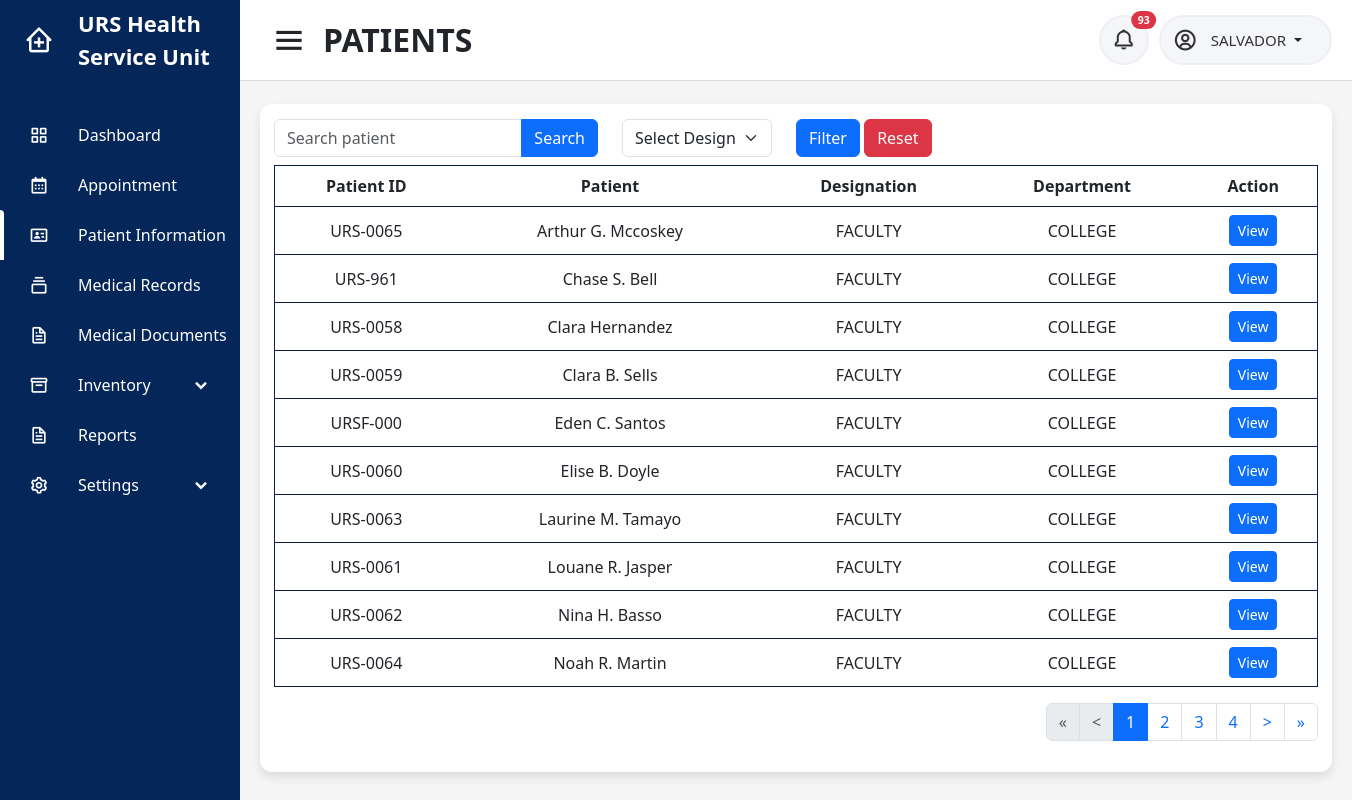
The page /users/nurse/patients.php (signed in) on the database its author committed.
### tables this page shows
CREATE TABLE `patient_info` (
  `id` int(11) NOT NULL,
  `patientid` varchar(45) NOT NULL,
  `designation` varchar(45) NOT NULL,
  `sex` varchar(45) NOT NULL,
  `birthday` date DEFAULT NULL,
  `department` varchar(45) DEFAULT NULL,
  `campus` varchar(45) NOT NULL,
  `college` varchar(45) DEFAULT NULL,
  `program` text DEFAULT NULL,
  `yearlevel` varchar(45) DEFAULT NULL,
  `section` varchar(45) DEFAULT NULL,
  `block` varchar(10) DEFAULT NULL,
  `address` text NOT NULL,
  `email` varchar(100) NOT NULL,
  `contactno` varchar(45) NOT NULL,
  `emcon_name` varchar(200) NOT NULL,
  `emcon_number` varchar(45) NOT NULL,
  `datetime_created` datetime DEFAULT NULL,
  `datetime_updated` datetime DEFAULT NULL
);

CREATE TABLE `account` (
  `accountid` varchar(45) NOT NULL,
  `password` varchar(100) NOT NULL,
  `usertype` varchar(45) NOT NULL,
  `firstname` varchar(100) NOT NULL,
  `middlename` varchar(100) DEFAULT NULL,
  `lastname` varchar(100) NOT NULL,
  `email` varchar(100) NOT NULL,
  `contactno` varchar(45) NOT NULL,
  `campus` varchar(45) NOT NULL,
  `status` varchar(45) NOT NULL,
  `datetime_created` datetime NOT NULL,
  `datetime_updated` datetime NOT NULL
);

### users/nurse/patients.php (the view, shortened to what this page needs)
<?php
include('../../connection.php');
$campus = $_SESSION['campus'];
$userid = $_SESSION['userid'];
$name = $_SESSION['username'];
if (isset($_GET['patient']) || isset($_GET['designation'])) {
    $patient = isset($_GET['patient']) ? $_GET['patient'] : '';
    $designation = isset($_GET['designation']) ? $_GET['designation'] : '';
    $whereClause = " AND ac.campus = '$campus'";
    if ($patient !== '') {
        $whereClause .= " AND (CONCAT(ac.firstname,' ', ac.lastname) LIKE '%$patient%' OR CONCAT(ac.firstname, ' ', ac.middlename,' ', ac.lastname) LIKE '%$patient%' OR patientid LIKE '%$patient%')";
    }
    if ($designation !== '') {
        $whereClause .= " AND designation = '$designation'";
    }
    $sql_count = "SELECT COUNT(*) AS total_rows FROM patient_info p INNER JOIN account ac on ac.accountid=p.patientid WHERE 1=1 $whereClause";
} else {
    $sql_count = "SELECT COUNT(*) AS total_rows FROM patient_info p INNER JOIN account ac on ac.accountid=p.patientid WHERE ac.campus = '$campus'";
}
$count_result = $conn->query($sql_count);
if ($count_result) {
    $count_row = $count_result->fetch_assoc();
    $nr_of_rows = $count_row['total_rows'];
} else {
    echo "Error: " . $conn->error;
}
$rows_per_page = 10;
$page = isset($_GET['page']) ? $_GET['page'] : 1;
$start = ($page - 1) * $rows_per_page;
$pages = ceil($nr_of_rows / $rows_per_page);
$previous = $page - 1;
$next = $page + 1;
$start_loop = $page > 2 ? $page - 2 : 1;
$end_loop = $page < $pages - 2 ? $page + 2 : $pages;
if ($pages > 4) {
    if ($page > 2 && $page < $pages - 1) {
        $end_loop = $page + 1;
    } elseif ($page == 1) {
        $start_loop = 1;
        $end_loop = 4;
    } elseif ($page == $pages) {
        $start_loop = $pages - 3;
        $end_loop = $pages;
    }
}
?>
<!DOCTYPE html>
<html lang="en" dir="ltr">
<head>
    <?php include('../../includes/header.php'); ?>
</head>
<body id="<?php echo $id ?>">
    <?php include('../../includes/sidebar.php') ?>
    <section class="home-section">
        <nav>
            <div class="sidebar-button">
                <i class='bx bx-menu sidebarBtn'></i>
                <span class="dashboard">PATIENTS</span>
            </div>
            <div class="right-nav">
                <div class="notification-button">
                    <button type="button" class="btn btn-sm position-relative" onclick="window.location.href = 'notification'">
                        <i class='bx bx-bell'></i>
                        <?php
                        $sql = "SELECT au.id, au.user, au.campus, au.activity, au.datetime, au.status, ac.firstname, ac.middlename, ac.lastname, ac.campus, i.image FROM audit_trail au INNER JOIN account ac ON ac.accountid = au.user INNER JOIN patient_image i ON i.patient_id = au.user WHERE ((au.activity LIKE '%added a walk-in schedule%' AND au.activity LIKE '%$campus%') OR (au.activity LIKE '%cancelled a walk-in schedule%' AND au.activity LIKE '%$campus%') OR au.activity LIKE 'sent%' OR au.activity LIKE 'cancelled%' OR au.activity LIKE 'uploaded medical document%' OR au.activity LIKE '%expired%') AND au.status='unread' AND au.user != '$userid' ORDER BY au.datetime DESC";
                        $result = mysqli_query($conn, $sql);
                        if ($row = mysqli_num_rows($result)) {
                        ?>
                            <span class="position-absolute top-0 start-100 translate-middle badge rounded-pill bg-danger">
                                <?= $row ?>
                            </span>
                        <?php
                        }
                        ?>
                    </button>
                </div>
                <div class="profile-details">
                    <i class='bx bx-user-circle'></i>
                    <div class="dropdown">
                        <a class="btn dropdown-toggle" href="#" role="button" data-bs-toggle="dropdown" aria-expanded="false">
                            <span class="admin_name">
                                <?php
                                echo $name ?>
                            </span>
                        </a>
                    </div>
                </div>
            </div>
        </nav>
        <div class="home-content">
            <div class="overview-boxes">
                <div class="content">
                    <div class="row">
                        <div class="row">
                            <div class="col-md-12">
                                <form action="" method="get">
                                    <div class="row">
                                        <div class="col-md-4">
                                            <div class="input-group mb-2">
                                                <input type="text" name="patient" value="<?= isset($_GET['patient']) == true ? $_GET['patient'] : '' ?>" class="form-control" placeholder="Search patient">
                                                <button type="submit" class="btn btn-primary">Search</button>
                                            </div>
                                        </div>
                                        <div class="col-md-2 mb-2">
                                            <select name="designation" class="form-select">
                                                <option value="">Select Designation</option>
                                                <?php
                                                $sql = "SELECT DISTINCT designation FROM patient_info ORDER BY designation";
                                                if ($result = mysqli_query($conn, $sql)) {
                                                    while ($row = mysqli_fetch_array($result)) { ?>
                                                        <option value="<?php echo $row["designation"]; ?>" <?= isset($_GET['designation']) == true ? ($_GET['designation'] == $row["designation"] ? 'selected' : '') : '' ?>><?php echo $row["designation"]; ?></option>
                                                <?php }
                                                } ?>
                                            </select>
                                        </div>
                                        <div class="col mb-2">
                                            <button type="submit" class="btn btn-primary">Filter</button>
                                            <a href="patients" class="btn btn-danger">Reset</a>
                                        </div>
                                    </div>
                                </form>
                            </div>
                        </div>
                        <div class="col-sm-12">
                            <div class="table-responsive">
                                <table class="table">
                                    <thead class="head">
                                        <tr>
                                            <th>Patient ID</th>
                                            <th>Patient</th>
                                            <th>Designation</th>
                                            <th>Department</th>
                                            <th>Action</th>
                                        </tr>
                                    </thead>
                                    <tbody>
                                        <?php
                                        if (isset($_GET['patient']) && $_GET['patient'] != '') {
                                            $patient = $_GET['patient'];
                                            $count = 1;
                                            $sql = "SELECT p.patientid, p.designation, p.sex, p.birthday, p.department, p.college, p.program, p.yearlevel, p.section, p.email, p.contactno, p.emcon_name, p.emcon_number, ac.firstname, ac.middlename, ac.lastname, ac.campus FROM patient_info p INNER JOIN account ac on ac.accountid=p.patientid WHERE (CONCAT(ac.firstname,' ', ac.lastname) LIKE '%$patient%' OR CONCAT(ac.firstname, ' ', ac.middlename,' ', ac.lastname) LIKE '%$patient%' OR patientid LIKE '%$patient%') AND ac.campus = '$campus' ORDER BY department, designation, ac.firstname LIMIT $start, $rows_per_page";
                                            $result = mysqli_query($conn, $sql);
                                        } else {
                                            $sql = "SELECT p.patientid, p.designation, p.sex, p.birthday, p.department, p.college, p.program, p.yearlevel, p.section, p.email, p.contactno, p.emcon_name, p.emcon_number, ac.firstname, ac.middlename, ac.lastname, ac.campus FROM patient_info p INNER JOIN account ac on ac.accountid=p.patientid WHERE ac.campus = '$campus' ORDER BY department, designation, ac.firstname LIMIT $start, $rows_per_page";
                                            $result = mysqli_query($conn, $sql);
                                        }
                                        if ($result) {
                                            if (mysqli_num_rows($result) > 0) {
                                                foreach ($result as $data) {
                                                    if (count(explode(" ", $data['middlename'])) > 1) {
                                                        $middle = explode(" ", $data['middlename']);
                                                        $letter = $middle[0][0] . $middle[1][0];
                                                        $middleinitial = $letter . ".";
                                                    } else {
                                                        $middle = $data['middlename'];
                                                        if ($middle == "" or $middle == " ") {
                                                            $middleinitial = "";
                                                        } else {
                                                            $middleinitial = substr($middle, 0, 1) . ".";
                                                        }
                                                    }
                                                    if ($data['department'] == NULL) {
                                                        $dep = "N/A";
                                                    } else {
                                                        $dep = $data['department'];
                                                    }
                                        ?>
                                                    <tr>
                                                        <td><?php echo $data['patientid']; ?></td>
                                                        <td><?php echo ucwords(strtolower($data['firstname'])) . " " . strtoupper($middleinitial) . " " . ucfirst(strtolower($data['lastname'])); ?></td>
                                                        <td><?php echo $data['designation']; ?></td>
                                                        <td><?php echo $dep; ?></td>
                                                        <td>
                                                            <button type="button" class="btn btn-primary btn-sm" onclick="window.location.href = 'view_patient?patientid=<?php echo $data['patientid'] ?>'">View</button>
                                                        </td>
                                                    </tr>
                                                <?php
                                                }
                                            }
                                            ?>
                                        <?php }
                                        ?>
                                    </tbody>
                                </table>
                                <ul class="pagination justify-content-end">
                                    <?php
                                    if (mysqli_num_rows($result) > 0) : ?>
                                        <li class="page-item <?= $page == 1 ? 'disabled' : ''; ?>">
                                            <a class="page-link" href="?<?= isset($_GET['patient']) ? 'patient=' . $_GET['patient'] . '&' : '', isset($_GET['designation']) ? 'designation=' . $_GET['designation'] . '&' : '' ?>page=<?= 1; ?>">&laquo;</a>
                                        </li>
                                        <li class="page-item <?php echo $page == 1 ? 'disabled' : ''; ?>">
                                            <a class="page-link" href="?<?= isset($_GET['patient']) ? 'patient=' . $_GET['patient'] . '&' : '', isset($_GET['designation']) ? 'designation=' . $_GET['designation'] . '&' : '' ?>page=<?= $previous; ?>">&lt;</a>
                                        </li>
                                        <?php for ($i = $start_loop; $i <= $end_loop; $i++) : ?>
                                            <li class="page-item <?php echo $page == $i ? 'active' : ''; ?>">
                                                <a class="page-link" href="?<?= isset($_GET['patient']) ? 'patient=' . $_GET['patient'] . '&' : '', isset($_GET['designation']) ? 'designation=' . $_GET['designation'] . '&' : '' ?>page=<?= $i; ?>"><?= $i; ?></a>
                                            </li>
                                        <?php endfor; ?>
                                        <li class="page-item <?php echo $page == $pages ? 'disabled' : ''; ?>">
                                            <a class="page-link" href="?<?= isset($_GET['patient']) ? 'patient=' . $_GET['patient'] . '&' : '', isset($_GET['designation']) ? 'designation=' . $_GET['designation'] . '&' : '' ?>page=<?= $next; ?>">&gt;</a>
                                        </li>
                                        <li class="page-item <?php echo $page == $pages ? 'disabled' : ''; ?>">
                                            <a class="page-link" href="?<?= isset($_GET['patient']) ? 'patient=' . $_GET['patient'] . '&' : '', isset($_GET['designation']) ? 'designation=' . $_GET['designation'] . '&' : '' ?>page=<?= $pages; ?>">&raquo;</a>
                                        </li>
                                    <?php endif; ?>
                                </ul>
                            </div>
                        </div>
                    </div>
                </div>
            </div>
        </div>
    </section>
</body>
</html>

### rows shown on the page
patient_info: patientid "URS-0065", patientid.firstname "Arthur", patientid.middlename "G.", patientid.lastname "Mccoskey", designation "FACULTY", department "COLLEGE"
patient_info: patientid "URS-961", patientid.firstname "Chase", patientid.middlename "S.", patientid.lastname "Bell", designation "FACULTY", department "COLLEGE"
patient_info: patientid "URS-0058", patientid.firstname "Clara", patientid.lastname "Hernandez", designation "FACULTY", department "COLLEGE"
patient_info: patientid "URS-0059", patientid.firstname "Clara", patientid.middlename "B.", patientid.lastname "Sells", designation "FACULTY", department "COLLEGE"
patient_info: patientid "URSF-000", patientid.firstname "Eden", patientid.middlename "C.", patientid.lastname "Santos", designation "FACULTY", department "COLLEGE"
patient_info: patientid "URS-0060", patientid.firstname "Elise", patientid.middlename "B.", patientid.lastname "Doyle", designation "FACULTY", department "COLLEGE"
patient_info: patientid "URS-0063", patientid.firstname "Laurine", patientid.middlename "M.", patientid.lastname "Tamayo", designation "FACULTY", department "COLLEGE"
patient_info: patientid "URS-0061", patientid.firstname "Louane", patientid.middlename "R.", patientid.lastname "Jasper", designation "FACULTY", department "COLLEGE"
patient_info: patientid "URS-0062", patientid.firstname "Nina", patientid.middlename "H.", patientid.lastname "Basso", designation "FACULTY", department "COLLEGE"
patient_info: patientid "URS-0064", patientid.firstname "Noah", patientid.middlename "R.", patientid.lastname "Martin", designation "FACULTY", department "COLLEGE"

### other values the page prints
$row "93"
$name "SALVADOR"
